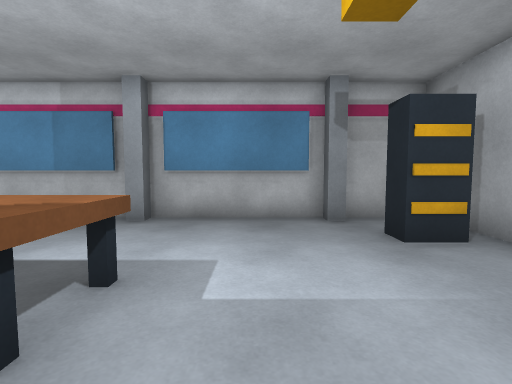
View 1 (above)

12 first-person views from a walk through a Unity game level. The camera is 1.2 m above the floor, tilts 4° down and sees 85° across. The floor is counted in squares, 1 m on a side. Each view is taken from the middle of a square. On the plan, view 1 faces up. The plan holds only what a view shows up to about 13 squares ahead; the rest is blank. The player is left out.

View 2
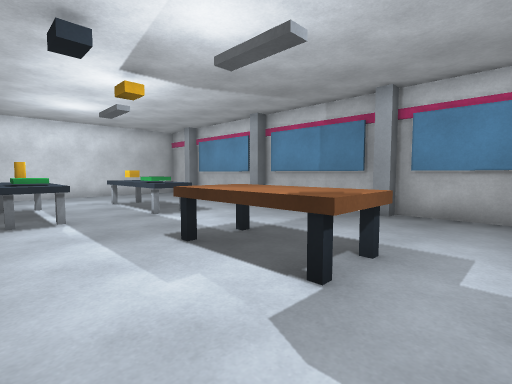

View 3
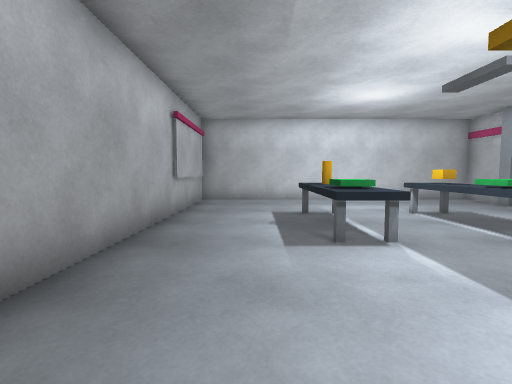

View 4
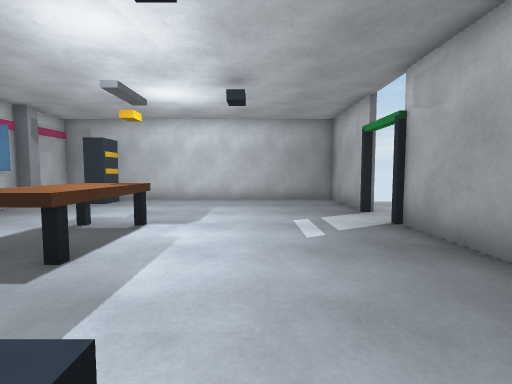

View 5
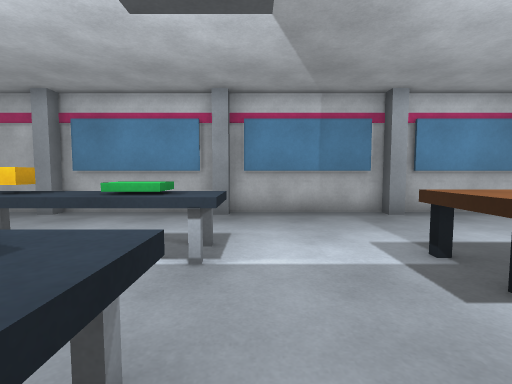

View 6
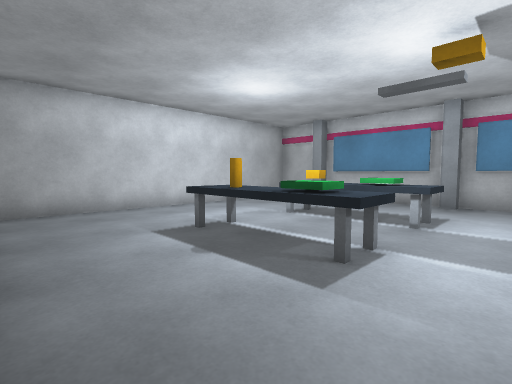

View 7
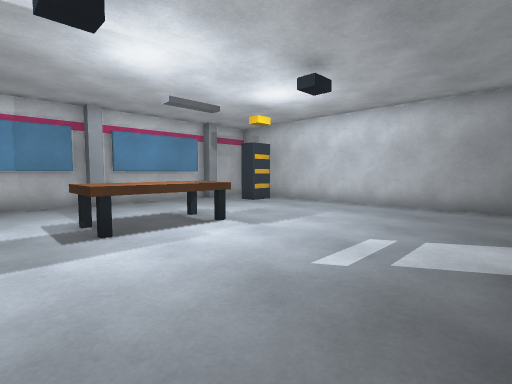

View 8
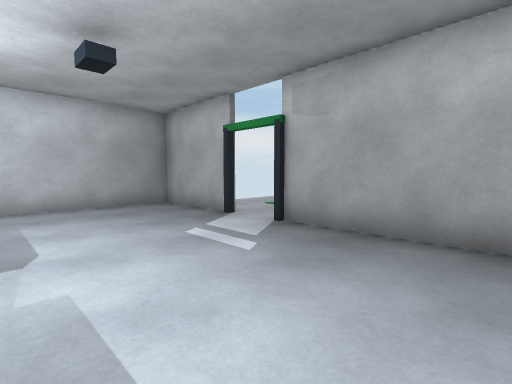

View 9
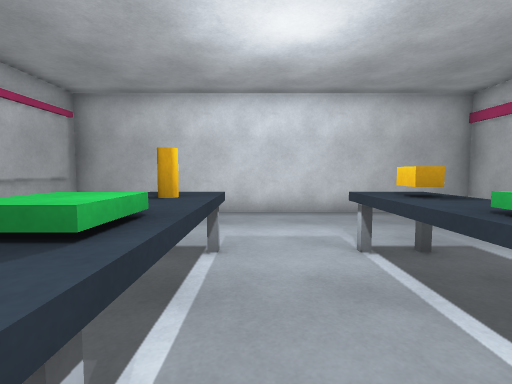

View 10
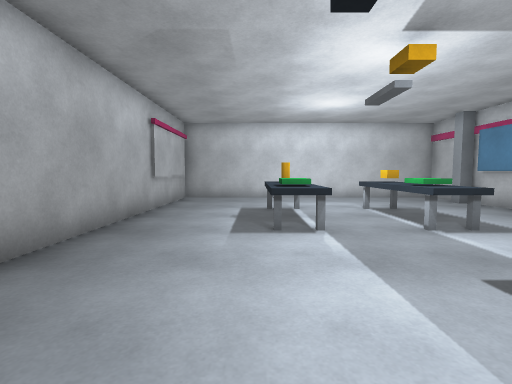

View 11
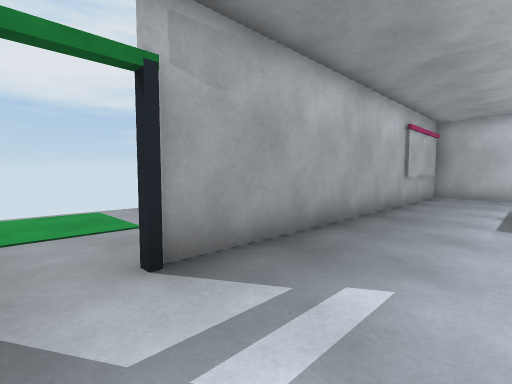

View 12
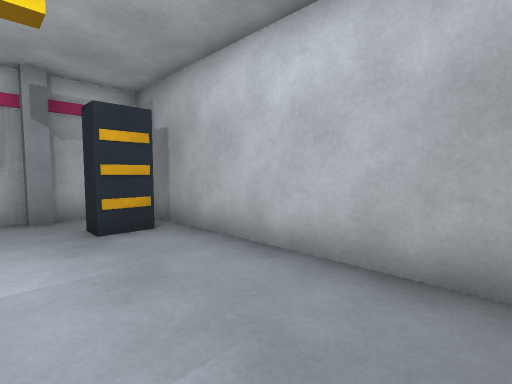

### Floor plan
Key: @ floor where view 1 was taken; # wall or solid block; . floor; ^ raised ledge; O other object.
Columns run from 16 left of view 1 to 5 right of it. Each row starts with its distance up from view 1.
  8 #####################
  7 #..O####O####O####O..#
  6 #....................#
  5 #..................O.#
  4 #....................#
  3 #....O^OO...^^^......#
  2 #...........^^^......#
  1 #....................#
  0 #....OOOO.......@....#
 -1 #....................#
 -2 #....................#
 -3 #....................#
 -4 #..........####..#####
 -5 ############  .....
 -6               ......
 -7               ......
 -8              .... ..
 -9              ....
-10              ....

Where each view was taken, in squares from view 1:
view 1: 0 up, 0 right, facing up
view 2: 1 down, 0 right, facing up-left
view 3: 2 down, 3 left, facing left
view 4: 1 down, 8 left, facing right
view 5: 1 down, 7 left, facing up
view 6: 4 down, 6 left, facing up-left
view 7: 4 down, 6 left, facing up-right
view 8: 1 up, 6 left, facing down-right
view 9: 1 up, 7 left, facing left
view 10: 1 down, 2 left, facing left
view 11: 1 down, 0 right, facing down-left
view 12: 1 down, 1 right, facing up-right
